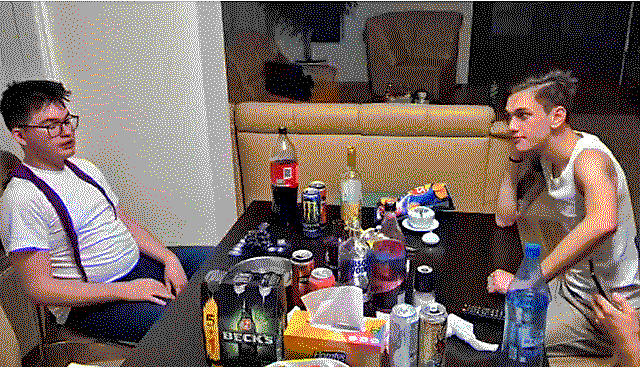
#> input picture assets/rewards/00.png, 640 x 367 px, found by its file name
$ python make-reward-art.py 00=00.png 01=01_swapped_places.png ...
#> lines starting #> are read from the running program, lines starting #| are printed output that depends on the picture
#!/usr/bin/env python3
"""Press the pictures a game gives at about 60% of its trophies down to the machine's sixteen colours: assets/rewards/<id>.png.

    python3 scripts/make-reward-art.py 00=00.png 01=01_swapped_places.png ...

Each picture keeps its own shape, is scaled to 640 pixels wide, nudged a little (colour, contrast, a little sharpening) and
dithered with Floyd-Steinberg onto VGA16 -- the exact sixteen of kernel/god.js (scripts/vga_dither.py, shared with the blackout's
pictures and the credits' portraits) -- then saved as an indexed PNG. Which picture belongs to which game, and what each is
called, is kernel/trophy_pictures.js. Needs Pillow and numpy; the machine itself never runs this.
"""
import os, sys
from PIL import Image, ImageEnhance, ImageFilter
from vga_dither import dither, save_indexed

WIDTH, SAT, CON, BRI = 640, 1.25, 1.15, 1.08

def make(name, src, out_dir):
#> called with name = '00', src = '00.png', out_dir = 'scripts/../assets/rewards'
    im = Image.open(src).convert('RGB')
#> im is the input picture: PIL image 640x367 RGB; mean R, G, B 117.7, 102.4, 96.2
    h = round(WIDTH * im.height / im.width)
#> h = 367
    im = im.resize((WIDTH, h), Image.LANCZOS).filter(ImageFilter.UnsharpMask(radius=1.2, percent=80, threshold=2))
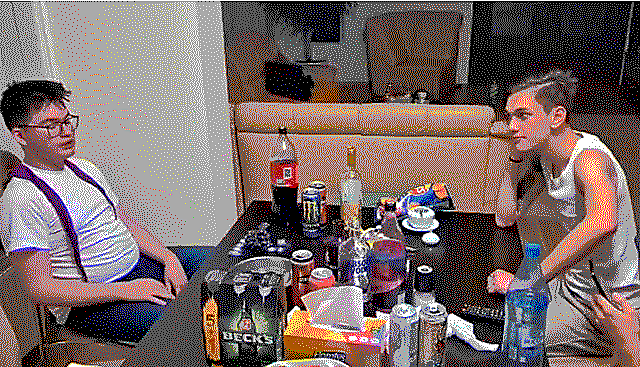
#> im: PIL image 640x367 RGB; mean R, G, B 120.8, 104.6, 103.2
    im = ImageEnhance.Brightness(ImageEnhance.Contrast(ImageEnhance.Color(im).enhance(SAT)).enhance(CON)).enhance(BRI)
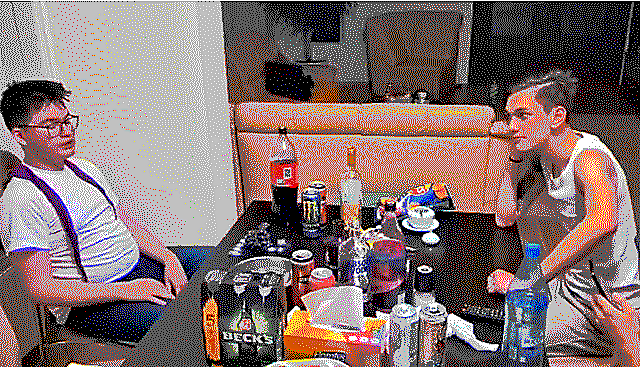
#> im: PIL image 640x367 RGB; mean R, G, B 130.7, 111.5, 110.7
    path = os.path.join(out_dir, name + '.png')
    save_indexed(dither(im), path)
#> (this line was passed over: vga_dither is not available in this run)
    print(path, (WIDTH, h), os.path.getsize(path), 'bytes')
#| scripts/../assets/rewards/00.png (640, 367) 58368 bytes

if __name__ == '__main__':
    out_dir = os.path.join(os.path.dirname(os.path.abspath(__file__)), '..', 'assets', 'rewards')
    os.makedirs(out_dir, exist_ok=True)
    for arg in sys.argv[1:]:
        name, _, src = arg.partition('=')
        if not name or not src:
            sys.exit('usage: make-reward-art.py 00=photo.png ...')
#> (the run stopped early here; a loop or call above may not have finished)
